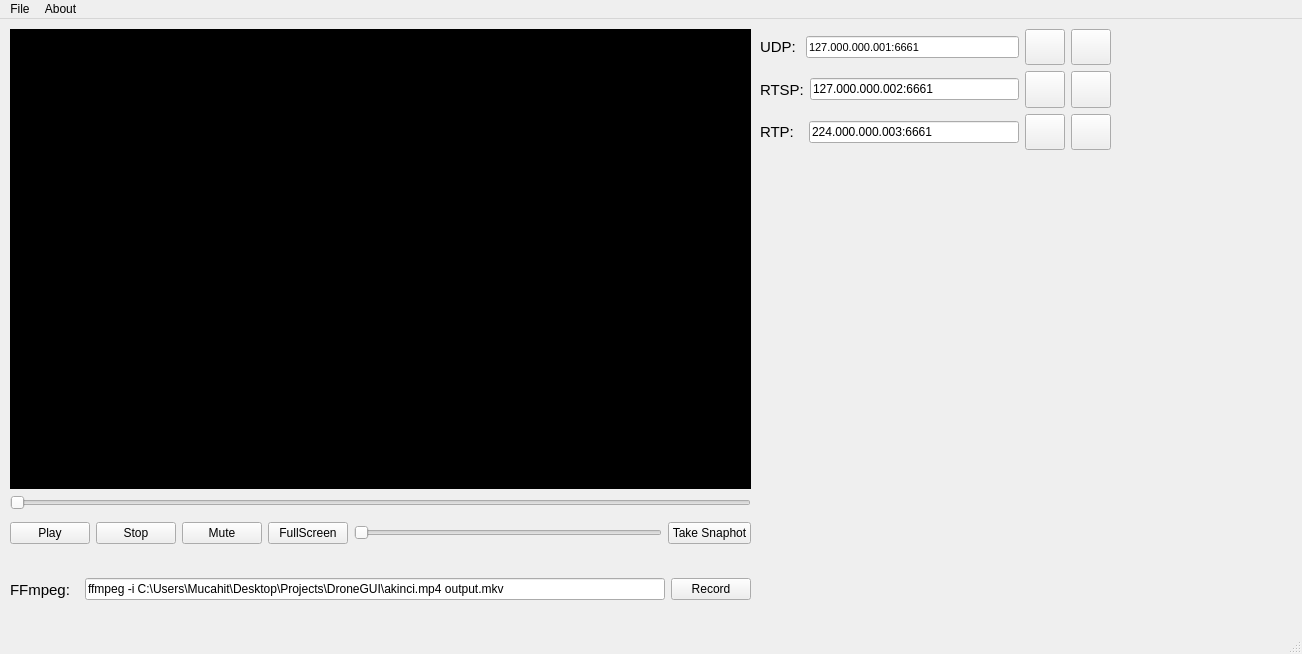
<?xml version="1.0" encoding="UTF-8"?>
<ui version="4.0">
 <class>QtPlayer</class>
 <widget class="QMainWindow" name="QtPlayer">
  <property name="geometry">
   <rect>
    <x>0</x>
    <y>0</y>
    <width>1302</width>
    <height>654</height>
   </rect>
  </property>
  <property name="sizePolicy">
   <sizepolicy hsizetype="Preferred" vsizetype="Preferred">
    <horstretch>0</horstretch>
    <verstretch>0</verstretch>
   </sizepolicy>
  </property>
  <property name="windowTitle">
   <string>QtPlayer</string>
  </property>
  <property name="inputMethodHints">
   <set>Qt::ImhUrlCharactersOnly</set>
  </property>
  <widget class="QWidget" name="centralwidget">
   <widget class="QWidget" name="layoutWidget">
    <property name="geometry">
     <rect>
      <x>10</x>
      <y>10</y>
      <width>741</width>
      <height>521</height>
     </rect>
    </property>
    <layout class="QVBoxLayout" name="verticalLayout_2" stretch="1,0,0">
     <property name="topMargin">
      <number>0</number>
     </property>
     <property name="bottomMargin">
      <number>0</number>
     </property>
     <item>
      <widget class="QWidget" name="videoWidget" native="true">
       <property name="palette">
        <palette>
         <active>
          <colorrole role="WindowText">
           <brush brushstyle="SolidPattern">
            <color alpha="255">
             <red>255</red>
             <green>255</green>
             <blue>255</blue>
            </color>
           </brush>
          </colorrole>
          <colorrole role="Button">
           <brush brushstyle="SolidPattern">
            <color alpha="255">
             <red>0</red>
             <green>0</green>
             <blue>0</blue>
            </color>
           </brush>
          </colorrole>
          <colorrole role="Light">
           <brush brushstyle="SolidPattern">
            <color alpha="255">
             <red>0</red>
             <green>0</green>
             <blue>0</blue>
            </color>
           </brush>
          </colorrole>
          <colorrole role="Midlight">
           <brush brushstyle="SolidPattern">
            <color alpha="255">
             <red>0</red>
             <green>0</green>
             <blue>0</blue>
            </color>
           </brush>
          </colorrole>
          <colorrole role="Dark">
           <brush brushstyle="SolidPattern">
            <color alpha="255">
             <red>0</red>
             <green>0</green>
             <blue>0</blue>
            </color>
           </brush>
          </colorrole>
          <colorrole role="Mid">
           <brush brushstyle="SolidPattern">
            <color alpha="255">
             <red>0</red>
             <green>0</green>
             <blue>0</blue>
            </color>
           </brush>
          </colorrole>
          <colorrole role="Text">
           <brush brushstyle="SolidPattern">
            <color alpha="255">
             <red>255</red>
             <green>255</green>
             <blue>255</blue>
            </color>
           </brush>
          </colorrole>
          <colorrole role="BrightText">
           <brush brushstyle="SolidPattern">
            <color alpha="255">
             <red>255</red>
             <green>255</green>
             <blue>255</blue>
            </color>
           </brush>
          </colorrole>
          <colorrole role="ButtonText">
           <brush brushstyle="SolidPattern">
            <color alpha="255">
             <red>255</red>
             <green>255</green>
             <blue>255</blue>
            </color>
           </brush>
          </colorrole>
          <colorrole role="Base">
           <brush brushstyle="SolidPattern">
            <color alpha="255">
             <red>0</red>
             <green>0</green>
             <blue>0</blue>
            </color>
           </brush>
          </colorrole>
          <colorrole role="Window">
           <brush brushstyle="SolidPattern">
            <color alpha="255">
             <red>0</red>
             <green>0</green>
             <blue>0</blue>
            </color>
           </brush>
          </colorrole>
          <colorrole role="Shadow">
           <brush brushstyle="SolidPattern">
            <color alpha="255">
             <red>0</red>
             <green>0</green>
             <blue>0</blue>
            </color>
           </brush>
          </colorrole>
          <colorrole role="AlternateBase">
           <brush brushstyle="SolidPattern">
            <color alpha="255">
             <red>0</red>
             <green>0</green>
             <blue>0</blue>
            </color>
           </brush>
          </colorrole>
          <colorrole role="ToolTipBase">
           <brush brushstyle="SolidPattern">
            <color alpha="255">
             <red>255</red>
             <green>255</green>
             <blue>220</blue>
            </color>
           </brush>
          </colorrole>
          <colorrole role="ToolTipText">
           <brush brushstyle="SolidPattern">
            <color alpha="255">
             <red>0</red>
             <green>0</green>
             <blue>0</blue>
            </color>
           </brush>
          </colorrole>
          <colorrole role="PlaceholderText">
           <brush brushstyle="SolidPattern">
            <color alpha="128">
             <red>255</red>
             <green>255</green>
             <blue>255</blue>
            </color>
           </brush>
          </colorrole>
         </active>
         <inactive>
          <colorrole role="WindowText">
           <brush brushstyle="SolidPattern">
            <color alpha="255">
             <red>255</red>
             <green>255</green>
             <blue>255</blue>
            </color>
           </brush>
          </colorrole>
          <colorrole role="Button">
           <brush brushstyle="SolidPattern">
            <color alpha="255">
             <red>0</red>
             <green>0</green>
             <blue>0</blue>
            </color>
           </brush>
          </colorrole>
          <colorrole role="Light">
           <brush brushstyle="SolidPattern">
            <color alpha="255">
             <red>0</red>
             <green>0</green>
             <blue>0</blue>
            </color>
           </brush>
          </colorrole>
          <colorrole role="Midlight">
           <brush brushstyle="SolidPattern">
            <color alpha="255">
             <red>0</red>
             <green>0</green>
             <blue>0</blue>
            </color>
           </brush>
          </colorrole>
          <colorrole role="Dark">
           <brush brushstyle="SolidPattern">
            <color alpha="255">
             <red>0</red>
             <green>0</green>
             <blue>0</blue>
            </color>
           </brush>
          </colorrole>
          <colorrole role="Mid">
           <brush brushstyle="SolidPattern">
            <color alpha="255">
             <red>0</red>
             <green>0</green>
             <blue>0</blue>
            </color>
           </brush>
          </colorrole>
          <colorrole role="Text">
           <brush brushstyle="SolidPattern">
            <color alpha="255">
             <red>255</red>
             <green>255</green>
             <blue>255</blue>
            </color>
           </brush>
          </colorrole>
          <colorrole role="BrightText">
           <brush brushstyle="SolidPattern">
            <color alpha="255">
             <red>255</red>
             <green>255</green>
             <blue>255</blue>
            </color>
           </brush>
          </colorrole>
          <colorrole role="ButtonText">
           <brush brushstyle="SolidPattern">
            <color alpha="255">
             <red>255</red>
             <green>255</green>
             <blue>255</blue>
            </color>
           </brush>
          </colorrole>
          <colorrole role="Base">
           <brush brushstyle="SolidPattern">
            <color alpha="255">
             <red>0</red>
             <green>0</green>
             <blue>0</blue>
            </color>
           </brush>
          </colorrole>
          <colorrole role="Window">
           <brush brushstyle="SolidPattern">
            <color alpha="255">
             <red>0</red>
             <green>0</green>
             <blue>0</blue>
            </color>
           </brush>
          </colorrole>
          <colorrole role="Shadow">
           <brush brushstyle="SolidPattern">
            <color alpha="255">
             <red>0</red>
             <green>0</green>
             <blue>0</blue>
            </color>
           </brush>
          </colorrole>
          <colorrole role="AlternateBase">
           <brush brushstyle="SolidPattern">
            <color alpha="255">
             <red>0</red>
             <green>0</green>
             <blue>0</blue>
            </color>
           </brush>
          </colorrole>
          <colorrole role="ToolTipBase">
           <brush brushstyle="SolidPattern">
            <color alpha="255">
             <red>255</red>
             <green>255</green>
             <blue>220</blue>
            </color>
           </brush>
          </colorrole>
          <colorrole role="ToolTipText">
           <brush brushstyle="SolidPattern">
            <color alpha="255">
             <red>0</red>
             <green>0</green>
             <blue>0</blue>
            </color>
           </brush>
          </colorrole>
          <colorrole role="PlaceholderText">
           <brush brushstyle="SolidPattern">
            <color alpha="128">
             <red>255</red>
             <green>255</green>
             <blue>255</blue>
            </color>
           </brush>
          </colorrole>
         </inactive>
         <disabled>
          <colorrole role="WindowText">
           <brush brushstyle="SolidPattern">
            <color alpha="255">
             <red>0</red>
             <green>0</green>
             <blue>0</blue>
            </color>
           </brush>
          </colorrole>
          <colorrole role="Button">
           <brush brushstyle="SolidPattern">
            <color alpha="255">
             <red>0</red>
             <green>0</green>
             <blue>0</blue>
            </color>
           </brush>
          </colorrole>
          <colorrole role="Light">
           <brush brushstyle="SolidPattern">
            <color alpha="255">
             <red>0</red>
             <green>0</green>
             <blue>0</blue>
            </color>
           </brush>
          </colorrole>
          <colorrole role="Midlight">
           <brush brushstyle="SolidPattern">
            <color alpha="255">
             <red>0</red>
             <green>0</green>
             <blue>0</blue>
            </color>
           </brush>
          </colorrole>
          <colorrole role="Dark">
           <brush brushstyle="SolidPattern">
            <color alpha="255">
             <red>0</red>
             <green>0</green>
             <blue>0</blue>
            </color>
           </brush>
          </colorrole>
          <colorrole role="Mid">
           <brush brushstyle="SolidPattern">
            <color alpha="255">
             <red>0</red>
             <green>0</green>
             <blue>0</blue>
            </color>
           </brush>
          </colorrole>
          <colorrole role="Text">
           <brush brushstyle="SolidPattern">
            <color alpha="255">
             <red>0</red>
             <green>0</green>
             <blue>0</blue>
            </color>
           </brush>
          </colorrole>
          <colorrole role="BrightText">
           <brush brushstyle="SolidPattern">
            <color alpha="255">
             <red>255</red>
             <green>255</green>
             <blue>255</blue>
            </color>
           </brush>
          </colorrole>
          <colorrole role="ButtonText">
           <brush brushstyle="SolidPattern">
            <color alpha="255">
             <red>0</red>
             <green>0</green>
             <blue>0</blue>
            </color>
           </brush>
          </colorrole>
          <colorrole role="Base">
           <brush brushstyle="SolidPattern">
            <color alpha="255">
             <red>0</red>
             <green>0</green>
             <blue>0</blue>
            </color>
           </brush>
          </colorrole>
          <colorrole role="Window">
           <brush brushstyle="SolidPattern">
            <color alpha="255">
             <red>0</red>
             <green>0</green>
             <blue>0</blue>
            </color>
           </brush>
          </colorrole>
          <colorrole role="Shadow">
           <brush brushstyle="SolidPattern">
            <color alpha="255">
             <red>0</red>
             <green>0</green>
             <blue>0</blue>
            </color>
           </brush>
          </colorrole>
          <colorrole role="AlternateBase">
           <brush brushstyle="SolidPattern">
            <color alpha="255">
             <red>0</red>
             <green>0</green>
             <blue>0</blue>
            </color>
           </brush>
          </colorrole>
          <colorrole role="ToolTipBase">
           <brush brushstyle="SolidPattern">
            <color alpha="255">
             <red>255</red>
             <green>255</green>
             <blue>220</blue>
            </color>
           </brush>
          </colorrole>
          <colorrole role="ToolTipText">
           <brush brushstyle="SolidPattern">
            <color alpha="255">
             <red>0</red>
             <green>0</green>
             <blue>0</blue>
            </color>
           </brush>
          </colorrole>
          <colorrole role="PlaceholderText">
           <brush brushstyle="SolidPattern">
            <color alpha="128">
             <red>255</red>
             <green>255</green>
             <blue>255</blue>
            </color>
           </brush>
          </colorrole>
         </disabled>
        </palette>
       </property>
       <property name="autoFillBackground">
        <bool>true</bool>
       </property>
      </widget>
     </item>
     <item>
      <widget class="QSlider" name="horizontalSlider">
       <property name="orientation">
        <enum>Qt::Horizontal</enum>
       </property>
      </widget>
     </item>
     <item>
      <layout class="QHBoxLayout" name="horizontalLayout">
       <property name="spacing">
        <number>6</number>
       </property>
       <property name="leftMargin">
        <number>0</number>
       </property>
       <property name="topMargin">
        <number>6</number>
       </property>
       <property name="rightMargin">
        <number>0</number>
       </property>
       <property name="bottomMargin">
        <number>6</number>
       </property>
       <item>
        <widget class="QPushButton" name="playButton">
         <property name="text">
          <string>Play</string>
         </property>
        </widget>
       </item>
       <item>
        <widget class="QPushButton" name="stopButton">
         <property name="text">
          <string>Stop</string>
         </property>
        </widget>
       </item>
       <item>
        <widget class="QPushButton" name="muteButton">
         <property name="text">
          <string>Mute</string>
         </property>
        </widget>
       </item>
       <item>
        <widget class="QPushButton" name="fullScreenButton">
         <property name="text">
          <string>FullScreen</string>
         </property>
        </widget>
       </item>
       <item>
        <widget class="QSlider" name="volumeSlider">
         <property name="styleSheet">
          <string notr="true"/>
         </property>
         <property name="orientation">
          <enum>Qt::Horizontal</enum>
         </property>
        </widget>
       </item>
       <item>
        <widget class="QPushButton" name="takeSnapshot">
         <property name="text">
          <string>Take Snaphot</string>
         </property>
        </widget>
       </item>
      </layout>
     </item>
    </layout>
   </widget>
   <widget class="QWidget" name="layoutWidget">
    <property name="geometry">
     <rect>
      <x>760</x>
      <y>10</y>
      <width>351</width>
      <height>121</height>
     </rect>
    </property>
    <layout class="QVBoxLayout" name="verticalLayout">
     <item>
      <layout class="QHBoxLayout" name="udpHorizontalLayout">
       <item>
        <widget class="QLabel" name="udpLabel">
         <property name="font">
          <font>
           <pointsize>11</pointsize>
          </font>
         </property>
         <property name="text">
          <string>UDP: </string>
         </property>
         <property name="textFormat">
          <enum>Qt::AutoText</enum>
         </property>
         <property name="scaledContents">
          <bool>false</bool>
         </property>
         <property name="wordWrap">
          <bool>false</bool>
         </property>
         <property name="margin">
          <number>0</number>
         </property>
        </widget>
       </item>
       <item>
        <widget class="QLineEdit" name="udpLineEdit">
         <property name="font">
          <font>
           <pointsize>8</pointsize>
          </font>
         </property>
         <property name="text">
          <string>127.000.000.001:6661</string>
         </property>
         <property name="readOnly">
          <bool>false</bool>
         </property>
        </widget>
       </item>
       <item>
        <widget class="QPushButton" name="udpPlayButton">
         <property name="sizePolicy">
          <sizepolicy hsizetype="Minimum" vsizetype="Ignored">
           <horstretch>0</horstretch>
           <verstretch>0</verstretch>
          </sizepolicy>
         </property>
         <property name="text">
          <string/>
         </property>
         <property name="icon">
          <iconset>
           <normaloff>../../QtProjectsMedia/video.png</normaloff>../../QtProjectsMedia/video.png</iconset>
         </property>
         <property name="iconSize">
          <size>
           <width>34</width>
           <height>34</height>
          </size>
         </property>
        </widget>
       </item>
       <item>
        <widget class="QPushButton" name="udpRecord">
         <property name="sizePolicy">
          <sizepolicy hsizetype="Minimum" vsizetype="Ignored">
           <horstretch>0</horstretch>
           <verstretch>0</verstretch>
          </sizepolicy>
         </property>
         <property name="text">
          <string/>
         </property>
         <property name="icon">
          <iconset>
           <normaloff>../../QtProjectsMedia/record.png</normaloff>../../QtProjectsMedia/record.png</iconset>
         </property>
         <property name="iconSize">
          <size>
           <width>34</width>
           <height>34</height>
          </size>
         </property>
        </widget>
       </item>
      </layout>
     </item>
     <item>
      <layout class="QHBoxLayout" name="rtspHorizontalLayout">
       <item>
        <widget class="QLabel" name="rtspLabel">
         <property name="font">
          <font>
           <pointsize>11</pointsize>
          </font>
         </property>
         <property name="text">
          <string>RTSP:</string>
         </property>
         <property name="textFormat">
          <enum>Qt::AutoText</enum>
         </property>
         <property name="scaledContents">
          <bool>false</bool>
         </property>
         <property name="wordWrap">
          <bool>false</bool>
         </property>
         <property name="margin">
          <number>0</number>
         </property>
        </widget>
       </item>
       <item>
        <widget class="QLineEdit" name="rtspLineEdit">
         <property name="text">
          <string>127.000.000.002:6661</string>
         </property>
        </widget>
       </item>
       <item>
        <widget class="QPushButton" name="rtspPlayButton">
         <property name="sizePolicy">
          <sizepolicy hsizetype="Minimum" vsizetype="Ignored">
           <horstretch>0</horstretch>
           <verstretch>0</verstretch>
          </sizepolicy>
         </property>
         <property name="text">
          <string/>
         </property>
         <property name="icon">
          <iconset>
           <normaloff>../../QtProjectsMedia/video.png</normaloff>../../QtProjectsMedia/video.png</iconset>
         </property>
         <property name="iconSize">
          <size>
           <width>34</width>
           <height>34</height>
          </size>
         </property>
        </widget>
       </item>
       <item>
        <widget class="QPushButton" name="rtspRecord">
         <property name="sizePolicy">
          <sizepolicy hsizetype="Minimum" vsizetype="Ignored">
           <horstretch>0</horstretch>
           <verstretch>0</verstretch>
          </sizepolicy>
         </property>
         <property name="text">
          <string/>
         </property>
         <property name="icon">
          <iconset>
           <normaloff>../../QtProjectsMedia/record.png</normaloff>../../QtProjectsMedia/record.png</iconset>
         </property>
         <property name="iconSize">
          <size>
           <width>34</width>
           <height>34</height>
          </size>
         </property>
        </widget>
       </item>
      </layout>
     </item>
     <item>
      <layout class="QHBoxLayout" name="rtpHorizontalLayout">
       <item>
        <widget class="QLabel" name="rtpLabel">
         <property name="font">
          <font>
           <pointsize>11</pointsize>
          </font>
         </property>
         <property name="text">
          <string>RTP:  </string>
         </property>
         <property name="textFormat">
          <enum>Qt::AutoText</enum>
         </property>
         <property name="scaledContents">
          <bool>false</bool>
         </property>
         <property name="wordWrap">
          <bool>false</bool>
         </property>
         <property name="margin">
          <number>0</number>
         </property>
        </widget>
       </item>
       <item>
        <widget class="QLineEdit" name="rtpLineEdit">
         <property name="text">
          <string>224.000.000.003:6661</string>
         </property>
        </widget>
       </item>
       <item>
        <widget class="QPushButton" name="rtpPlayButton">
         <property name="sizePolicy">
          <sizepolicy hsizetype="Minimum" vsizetype="Ignored">
           <horstretch>0</horstretch>
           <verstretch>0</verstretch>
          </sizepolicy>
         </property>
         <property name="text">
          <string/>
         </property>
         <property name="icon">
          <iconset>
           <normaloff>../../QtProjectsMedia/video.png</normaloff>../../QtProjectsMedia/video.png</iconset>
         </property>
         <property name="iconSize">
          <size>
           <width>34</width>
           <height>34</height>
          </size>
         </property>
        </widget>
       </item>
       <item>
        <widget class="QPushButton" name="rtpRecord">
         <property name="sizePolicy">
          <sizepolicy hsizetype="Minimum" vsizetype="Ignored">
           <horstretch>0</horstretch>
           <verstretch>0</verstretch>
          </sizepolicy>
         </property>
         <property name="text">
          <string/>
         </property>
         <property name="icon">
          <iconset>
           <normaloff>../../QtProjectsMedia/record.png</normaloff>../../QtProjectsMedia/record.png</iconset>
         </property>
         <property name="iconSize">
          <size>
           <width>34</width>
           <height>34</height>
          </size>
         </property>
        </widget>
       </item>
      </layout>
     </item>
    </layout>
   </widget>
   <widget class="QWidget" name="horizontalLayoutWidget">
    <property name="geometry">
     <rect>
      <x>10</x>
      <y>550</y>
      <width>741</width>
      <height>41</height>
     </rect>
    </property>
    <layout class="QHBoxLayout" name="horizontalLayout_2">
     <item>
      <widget class="QLabel" name="ffmpegLabel">
       <property name="font">
        <font>
         <pointsize>11</pointsize>
        </font>
       </property>
       <property name="text">
        <string>FFmpeg:  </string>
       </property>
       <property name="textFormat">
        <enum>Qt::AutoText</enum>
       </property>
       <property name="scaledContents">
        <bool>false</bool>
       </property>
       <property name="wordWrap">
        <bool>false</bool>
       </property>
       <property name="margin">
        <number>0</number>
       </property>
      </widget>
     </item>
     <item>
      <widget class="QLineEdit" name="ffmpegLineEdit">
       <property name="text">
        <string>ffmpeg -i C:\Users\Mucahit\Desktop\Projects\DroneGUI\akinci.mp4 output.mkv</string>
       </property>
      </widget>
     </item>
     <item>
      <widget class="QPushButton" name="pushButton">
       <property name="text">
        <string>Record</string>
       </property>
      </widget>
     </item>
    </layout>
   </widget>
  </widget>
  <widget class="QMenuBar" name="menubar">
   <property name="geometry">
    <rect>
     <x>0</x>
     <y>0</y>
     <width>1302</width>
     <height>26</height>
    </rect>
   </property>
   <widget class="QMenu" name="menuAbout">
    <property name="title">
     <string>About</string>
    </property>
    <addaction name="actionAbout_VLC"/>
    <addaction name="actionAbout_Qt"/>
   </widget>
   <widget class="QMenu" name="menuFile">
    <property name="title">
     <string>File</string>
    </property>
    <addaction name="actionOpen"/>
    <addaction name="actionQuit"/>
   </widget>
   <addaction name="menuFile"/>
   <addaction name="menuAbout"/>
  </widget>
  <widget class="QStatusBar" name="statusbar"/>
  <action name="open">
   <property name="text">
    <string>Open</string>
   </property>
  </action>
  <action name="exit">
   <property name="text">
    <string>Exit</string>
   </property>
  </action>
  <action name="actionOpen">
   <property name="text">
    <string>Open</string>
   </property>
  </action>
  <action name="actionQuit">
   <property name="text">
    <string>Quit</string>
   </property>
  </action>
  <action name="actionAbout_VLC">
   <property name="text">
    <string>About VLC</string>
   </property>
  </action>
  <action name="actionAbout_Qt">
   <property name="text">
    <string>About Qt</string>
   </property>
  </action>
 </widget>
 <resources/>
 <connections/>
</ui>
